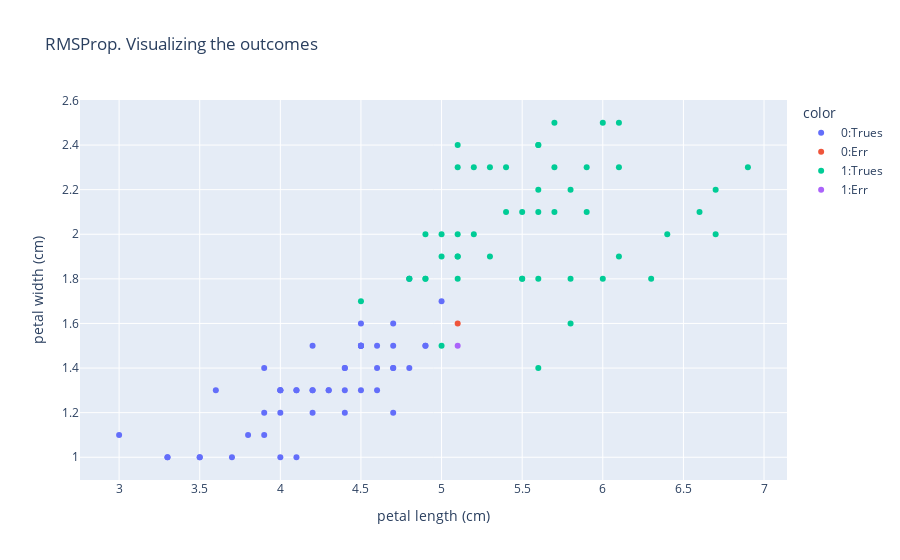

The code cell stored with this chart in its notebook:
### Code cell
fig =px.scatter(x=X[:,2], y=X[:,3], color= df.GT.astype(str)+':' + df.Result, title= 'RMSProp. Visualizing the outcomes')
fig.update_layout(yaxis_title="petal width (cm)",
                xaxis_title = 'petal length (cm)')
fig.show()

### Figure 1 — Plotly figure (JSON) as saved in the notebook; plotly's stock layout.template omitted (floating-point values rounded to 4 significant figures)
{"data": [{"hovertemplate": "color=0:Trues<br>x=%{x}<br>y=%{y}<extra></extra>", "legendgroup": "0:Trues", "marker": {"color": "#636efa", "symbol": "circle"}, "mode": "markers", "name": "0:Trues", "orientation": "v", "showlegend": true, "type": "scatter", "x": [4.7, 4.5, 4.9, 4, 4.6, 4.5, 4.7, 3.3, 4.6, 3.9, 3.5, 4.2, 4, 4.7, 3.6, 4.4, 4.5, 4.1, 4.5, 3.9, 4.8, 4, 4.9, 4.7, 4.3, 4.4, 4.8, 5, 4.5, 3.5, 3.8, 3.7, 3.9, 4.5, 4.5, 4.7, 4.4, 4.1, 4, 4.4, 4.6, 4, 3.3, 4.2, 4.2, 4.2, 4.3, 3, 4.1], "xaxis": "x", "y": [1.4, 1.5, 1.5, 1.3, 1.5, 1.3, 1.6, 1, 1.3, 1.4, 1, 1.5, 1, 1.4, 1.3, 1.4, 1.5, 1, 1.5, 1.1, 1.8, 1.3, 1.5, 1.2, 1.3, 1.4, 1.4, 1.7, 1.5, 1, 1.1, 1, 1.2, 1.5, 1.6, 1.5, 1.3, 1.3, 1.3, 1.2, 1.4, 1.2, 1, 1.3, 1.2, 1.3, 1.3, 1.1, 1.3], "yaxis": "y"}, {"hovertemplate": "color=0:Err<br>x=%{x}<br>y=%{y}<extra></extra>", "legendgroup": "0:Err", "marker": {"color": "#EF553B", "symbol": "circle"}, "mode": "markers", "name": "0:Err", "orientation": "v", "showlegend": true, "type": "scatter", "x": [5.1], "xaxis": "x", "y": [1.6], "yaxis": "y"}, {"hovertemplate": "color=1:Trues<br>x=%{x}<br>y=%{y}<extra></extra>", "legendgroup": "1:Trues", "marker": {"color": "#00cc96", "symbol": "circle"}, "mode": "markers", "name": "1:Trues", "orientation": "v", "showlegend": true, "type": "scatter", "x": [6, 5.1, 5.9, 5.6, 5.8, 6.6, 4.5, 6.3, 5.8, 6.1, 5.1, 5.3, 5.5, 5, 5.1, 5.3, 5.5, 6.7, 6.9, 5, 5.7, 4.9, 6.7, 4.9, 5.7, 6, 4.8, 4.9, 5.6, 5.8, 6.1, 6.4, 5.6, 5.6, 6.1, 5.6, 5.5, 4.8, 5.4, 5.6, 5.1, 5.1, 5.9, 5.7, 5.2, 5, 5.2, 5.4, 5.1], "xaxis": "x", "y": [2.5, 1.9, 2.1, 1.8, 2.2, 2.1, 1.7, 1.8, 1.8, 2.5, 2, 1.9, 2.1, 2, 2.4, 2.3, 1.8, 2.2, 2.3, 1.5, 2.3, 2, 2, 1.8, 2.1, 1.8, 1.8, 1.8, 2.1, 1.6, 1.9, 2, 2.2, 1.4, 2.3, 2.4, 1.8, 1.8, 2.1, 2.4, 2.3, 1.9, 2.3, 2.5, 2.3, 1.9, 2, 2.3, 1.8], "yaxis": "y"}, {"hovertemplate": "color=1:Err<br>x=%{x}<br>y=%{y}<extra></extra>", "legendgroup": "1:Err", "marker": {"color": "#ab63fa", "symbol": "circle"}, "mode": "markers", "name": "1:Err", "orientation": "v", "showlegend": true, "type": "scatter", "x": [5.1], "xaxis": "x", "y": [1.5], "yaxis": "y"}], "layout": {"legend": {"title": {"text": "color"}, "tracegroupgap": 0}, "title": {"text": "RMSProp. Visualizing the outcomes"}, "xaxis": {"anchor": "y", "domain": [0, 1], "title": {"text": "petal length (cm)"}}, "yaxis": {"anchor": "x", "domain": [0, 1], "title": {"text": "petal width (cm)"}}}}
